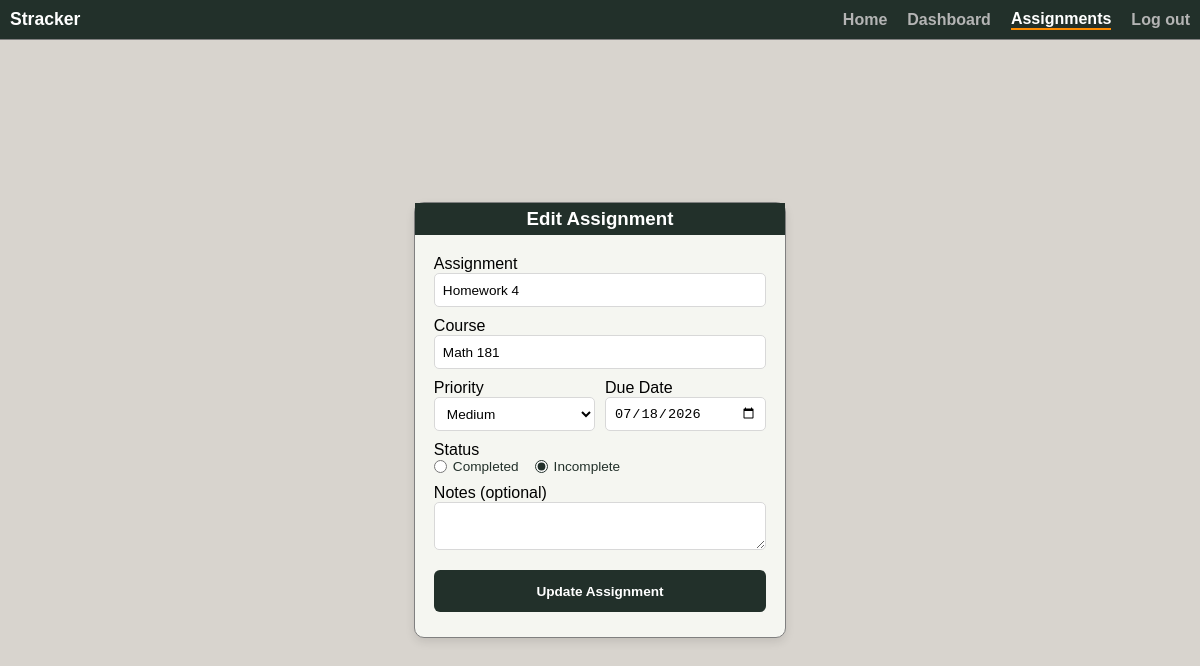
Screenshot of /edit-assignment/1 (signed in) with the database file from the repository.
### app/models.py (models this page shows, shortened)
class Assignment(db.Model):
    id = db.Column(db.Integer, primary_key=True)
    name = db.Column(db.String(150))
    course = db.Column(db.String(150))
    priority = db.Column(db.String(10))
    due_date = db.Column(db.Date)
    notes = db.Column(db.String(1000))
    completion_status = db.Column(db.Boolean, default=False)
    student = db.Column(db.Integer, db.ForeignKey('user.id'))

### app/dashboard/routes.py (the view, shortened to what this page needs)
@views.route("/edit-assignment/<int:id>", methods=["GET", "POST"])
@login_required
def edit_assignment(id):
    assignment = Assignment.query.get_or_404(id)
    return render_template("edit.html", assignment=assignment, user=current_user)

### app/__init__.py (called while the page is built)
def create_app():
    app = Flask(__name__)
    app.config['SECRET_KEY'] = os.environ.get("SECRET_KEY")
    app.config['SQLALCHEMY_DATABASE_URI'] = 'sqlite:///database.db'
    db.init_app(app)
    from app.auth.routes import auth
    from app.dashboard.routes import views
    app.register_blueprint(auth, url_prefix="/auth")
    app.register_blueprint(views, url_prefix="/")
    from .models import User, Assignment
    login_manager = LoginManager()
    login_manager.login_view = "auth.login"
    login_manager.init_app(app)
    @login_manager.user_loader
    def load_user(id):
        return User.query.get(int(id))
    if not path.exists('app/' + "database.db"):
        with app.app_context():
            db.create_all()
        print('Created Database!')
    return app

### app/templates/edit.html (shortened to what this page needs)
{% extends "index.html" %}
{% block content %}
    <nav class="navbar">
        <span id="stracker">Stracker</span>
        {% if user.is_authenticated %}
        <a class = "navigation-link" href="/">Home</a>
        <a class = "navigation-link" href="/dashboard">Dashboard</a>
        <a class = "navigation-link current" href="/assignments">Assignments</a>
        <a class = "navigation-link" href="/auth/logout">Log out</a>
        {% else %}
        <a class = "navigation-link" href="/">Home</a>
        <a class = "navigation-link" href="/auth/login">Login</a>
        <a class = "navigation-link" href="/auth/sign-up">Sign-Up</a>
        {% endif %}
    </nav>
    <div id="edit-assignment-wrapper">
        <div id="edit-assignment-container" class="box-shadow">
            <h3 class="center container-header">Edit Assignment</h3>
            <form method="POST" action="/edit-assignment/{{ assignment.id }}" id="edit-assignment-form">
                <div class="form-group">
                    <label for="name">Assignment</label>
                    <input type="text" class="assignment-input" name="name" id="name" value="{{ assignment.name }}" placeholder="Example: Study for Final Exam" required>
                </div>
                <div class="form-group">
                    <label for="course">Course</label>
                    <input type="text" class="assignment-input" name="course" id="course" value="{{ assignment.course }}" required>
                </div>
                <div class="form-row">
                    <div class="form-group">
                        <label for="priority">Priority</label>
                        <select name="priority" class="assignment-input" id="priority" required>
                            <option value="Medium" {% if assignment.priority == "Medium" %}selected{% endif %}>Medium</option>
                        </select>
                    </div>
                    <div class="form-group">
                        <label for="due_date">Due Date</label>
                        <input type="date" class="assignment-input" name="due_date" id="due_date" value="{{ assignment.due_date }}" required>
                    </div>
                </div>
                <div class="form-group">
                    <label>Status</label>
                    <div class="status-toggle">
                        <label class="radio-option" for="complete">
                            <input type="radio" name="completed" id="complete" value="True" {% if assignment.completion_status %}checked{% endif %}>
                            Completed
                        </label>
                        <label class="radio-option" for="incomplete">
                            <input type="radio" name="completed" id="incomplete" value="False" {% if not assignment.completion_status %}checked{% endif %}>
                            Incomplete
                        </label>
                    </div>
                </div>
                <div class="form-group">
                    <label for="notes">Notes (optional)</label>
                    <textarea name="notes" id="notes">{{ assignment.notes }}</textarea>
                </div>
                <input id="update-assignment" type="submit" value="Update Assignment">
            </form>
        </div>
    </div>
{% endblock %}

### app/static/styles.css (style rules this page uses)
* { margin: 0; padding: 0; box-sizing: border-box; }
html, body { margin: 0; padding: 0; min-height: 100%; }
body { font-family: Arial, sans-serif; background-color: rgb(216, 212, 206); display: flex; flex-direction: column; min-height: 100vh; overflow-y: auto; overflow-x: hidden; transform-origin: top center; }
#stracker { margin-right: auto; margin-left: 10px; font-weight: bold; color: white; font-size: 1.1rem; }
.navigation-link { text-decoration: none; margin: 10px; color: rgba(180, 180, 180); transition: all 0.3s ease; font-weight: bold; }
.current { border-bottom: 2px solid darkorange; color: white; }
.navbar { display: flex; height: 5vh; background-color: #22302A; justify-content: end; align-items: center; border-bottom: 1px solid gray; flex: 0 0 auto; }
.navbar, header, .home-footer { width: 100%; }
#notes { width: 100%; padding: 8px; border: 1px solid #d8d8d8; border-radius: 5px; font-size: 0.85rem; font-family: Arial, sans-serif; resize: vertical; background-color: white; }
.form-group { width: 90%; display: flex; flex-direction: column; margin-bottom: 10px; }
.form-row { width: 90%; display: flex; gap: 10px; }
.form-row .form-group { width: 100%; }
.assignment-input { width: 100%; height: 34px; padding: 0 8px; border: 1px solid #d8d8d8; border-radius: 5px; font-size: 0.85rem; background-color: white; }
#edit-assignment-wrapper { flex: 1; display: flex; justify-content: center; align-items: center; padding: 40px 20px; }
#edit-assignment-container { background-color: #F5F6F1; border: 1px solid gray; border-radius: 10px; width: 32%; min-width: 320px; padding: 0; display: flex; flex-direction: column; }
#edit-assignment-form { display: flex; flex-direction: column; align-items: center; padding: 20px 0 25px; }
.status-toggle { width: 100%; display: flex; gap: 16px; }
.radio-option { display: flex; align-items: center; gap: 6px; font-size: 0.85rem; font-weight: normal; color: #22302A; cursor: pointer; }
.radio-option input[type="radio"] { accent-color: #22302A; cursor: pointer; }
#update-assignment { background-color: #22302A; color: white; width: 90%; height: 42px; margin-top: 10px; border-radius: 6px; border: none; font-size: 0.85rem; font-weight: bold; cursor: pointer; transition: all 0.2s ease; }
.container-header { width: 100%; margin-top: 0; padding: 5px; background-color: #22302A; color: white; }
.center { text-align: center; }
.box-shadow { box-shadow: 0px 4px 10px 0px rgba(0, 0, 0, 0.1); }

### rows the page displays
Assignment: name "Homework 4", course "Math 181", priority "Medium", due_date "07/18/2026", completion_status "☐ Completed", completion_status "☑ Incomplete"
